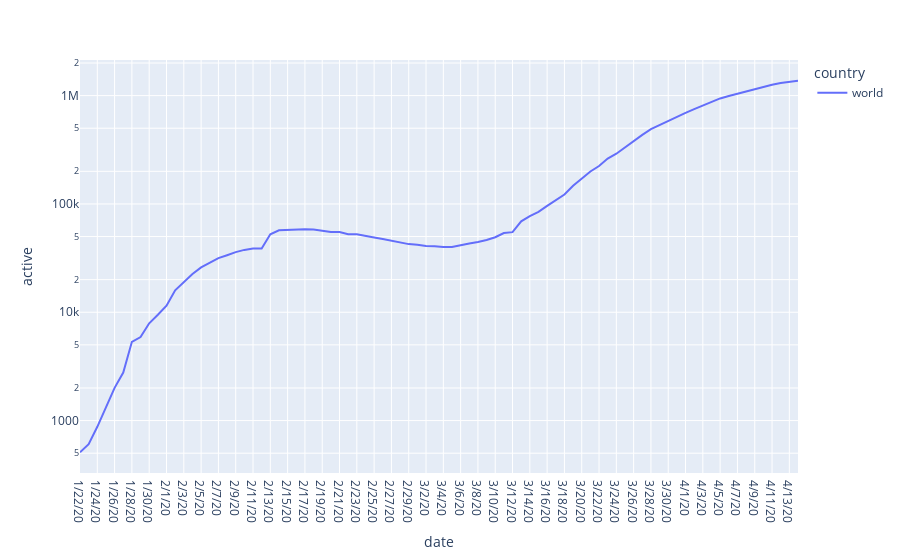

The notebook cell this image was saved under:
### Code cell
fig = px.line(active_norm_of_interest, x="date", y="active", color='country', log_y=True)
fig.show()

### Figure 1 — Plotly figure (JSON) as saved in the notebook; plotly's stock layout.template omitted (floating-point values rounded to 4 significant figures)
{"data": [{"hoverlabel": {"namelength": 0}, "hovertemplate": "country=world<br>date=%{x}<br>active=%{y}", "legendgroup": "world", "line": {"color": "#636efa", "dash": "solid"}, "mode": "lines", "name": "world", "showlegend": true, "type": "scatter", "x": ["1/22/20", "1/23/20", "1/24/20", "1/25/20", "1/26/20", "1/27/20", "1/28/20", "1/29/20", "1/30/20", "1/31/20", "2/1/20", "2/2/20", "2/3/20", "2/4/20", "2/5/20", "2/6/20", "2/7/20", "2/8/20", "2/9/20", "2/10/20", "2/11/20", "2/12/20", "2/13/20", "2/14/20", "2/15/20", "2/16/20", "2/17/20", "2/18/20", "2/19/20", "2/20/20", "2/21/20", "2/22/20", "2/23/20", "2/24/20", "2/25/20", "2/26/20", "2/27/20", "2/28/20", "2/29/20", "3/1/20", "3/2/20", "3/3/20", "3/4/20", "3/5/20", "3/6/20", "3/7/20", "3/8/20", "3/9/20", "3/10/20", "3/11/20", "3/12/20", "3/13/20", "3/14/20", "3/15/20", "3/16/20", "3/17/20", "3/18/20", "3/19/20", "3/20/20", "3/21/20", "3/22/20", "3/23/20", "3/24/20", "3/25/20", "3/26/20", "3/27/20", "3/28/20", "3/29/20", "3/30/20", "3/31/20", "4/1/20", "4/2/20", "4/3/20", "4/4/20", "4/5/20", "4/6/20", "4/7/20", "4/8/20", "4/9/20", "4/10/20", "4/11/20", "4/12/20", "4/13/20", "4/14/20"], "xaxis": "x", "y": [509, 605, 876, 1350, 2006, 2779, 5332, 5899, 7911, 9482, 11485, 15943, 18822, 22537, 25936, 28658, 31585, 33621, 35919, 37651, 38854, 38761, 52510, 57070, 57668, 58217, 58334, 58216, 56756, 55121, 55024, 52574, 52382, 50993, 49080, 47517, 45938, 43813, 42570, 41938, 40902, 40733, 39977, 40017, 41776, 43222, 44617, 46399, 49238, 53821, 54874, 69113, 77214, 84526, 95898, 107885, 122272, 147205, 172949, 199280, 223814, 262750, 290764, 332267, 382950, 434622, 490029, 536497, 579588, 636644, 691873, 749438, 810517, 885784, 941811, 993074, 1043201, 1093124, 1144931, 1212058, 1259844, 1309783, 1348070, 1374773], "yaxis": "y"}], "layout": {"legend": {"title": {"text": "country"}, "tracegroupgap": 0}, "margin": {"t": 60}, "xaxis": {"anchor": "y", "domain": [0, 1], "title": {"text": "date"}}, "yaxis": {"anchor": "x", "domain": [0, 1], "title": {"text": "active"}, "type": "log"}}}
